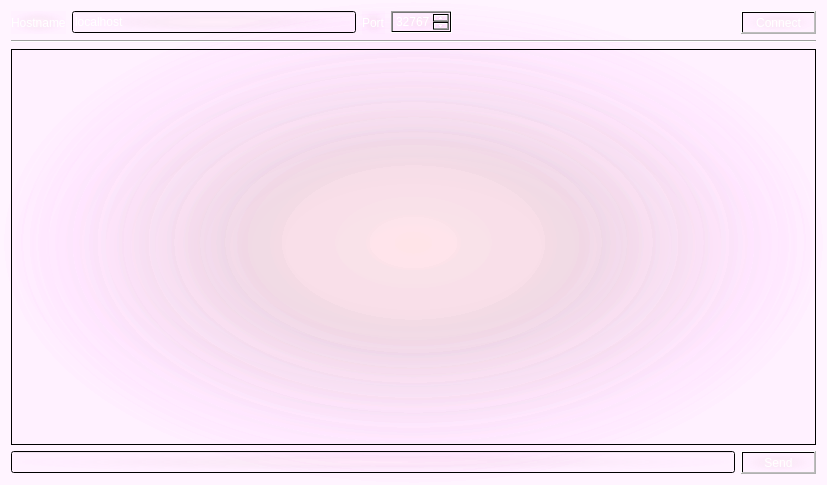
<?xml version="1.0" encoding="UTF-8"?>
<ui version="4.0">
 <class>chat</class>
 <widget class="QMainWindow" name="chat">
  <property name="geometry">
   <rect>
    <x>0</x>
    <y>0</y>
    <width>827</width>
    <height>485</height>
   </rect>  

  </property>
  <property name="windowTitle">
   <string>QSsl Chat Client</string>
  </property>
  <property name="styleSheet">
   <string notr="true">background-color: qradialgradient(spread:pad, cx:0.5, cy:0.5, radius:0.5, fx:0.5, fy:0.5, stop:0 rgba(255, 102, 125, 11), stop:0.423729 rgba(180, 47, 126, 13), stop:0.855932 rgba(255, 170, 255, 20), stop:1 rgba(255, 170, 255, 13));
color: rgb(255, 255, 255);</string>
  </property>
  <widget class="QWidget" name="centralWidget">
   <layout class="QVBoxLayout" name="verticalLayout">
    <item>
     <layout class="QHBoxLayout" name="horizontalLayout">
      <item>
       <widget class="QLabel" name="hostnameLabel">
        <property name="text">
         <string>Hostname</string>
        </property>
       </widget>
      </item>
      <item>
       <widget class="QLineEdit" name="hostnameLineEdit">
        <property name="text">
         <string>localhost</string>
        </property>
       </widget>
      </item>
      <item>
       <widget class="QLabel" name="portLabel">
        <property name="text">
         <string>Port</string>
        </property>
       </widget>
      </item>
      <item>
       <widget class="QSpinBox" name="portSpinBox">
        <property name="minimum">
         <number>1024</number>
        </property>
        <property name="maximum">
         <number>65535</number>
        </property>
        <property name="value">
         <number>32767</number>
        </property>
       </widget>
      </item>
      <item>
       <spacer name="horizontalSpacer">
        <property name="orientation">
         <enum>Qt::Horizontal</enum>
        </property>
        <property name="sizeHint" stdset="0">
         <size>
          <width>40</width>
          <height>20</height>
         </size>
        </property>
       </spacer>
      </item>
      <item>
       <widget class="QPushButton" name="connectDisconnectButton">
        <property name="enabled">
         <bool>false</bool>
        </property>
        <property name="text">
         <string>Connect</string>
        </property>
       </widget>
      </item>
     </layout>
    </item>
    <item>
     <widget class="Line" name="line">
      <property name="orientation">
       <enum>Qt::Horizontal</enum>
      </property>
     </widget>
    </item>
    <item>
     <widget class="QTextEdit" name="chatDisplayTextEdit">
      <property name="readOnly">
       <bool>true</bool>
      </property>
     </widget>
    </item>
    <item>
     <layout class="QHBoxLayout" name="horizontalLayout_2">
      <item>
       <widget class="QLineEdit" name="inputLineEdit">
        <property name="enabled">
         <bool>false</bool>
        </property>
       </widget>
      </item>
      <item>
       <widget class="QPushButton" name="sendButton">
        <property name="enabled">
         <bool>false</bool>
        </property>
        <property name="text">
         <string>Send</string>
        </property>
       </widget>
      </item>
     </layout>
    </item>
   </layout>
  </widget>
 </widget>
 <layoutdefault spacing="6" margin="11"/>
 <resources/>
 <connections>
  <connection>
   <sender>connectDisconnectButton</sender>
   <signal>clicked()</signal>
   <receiver>chat</receiver>
   <slot>connectDisconnectButtonPressed()</slot>
   <hints>
    <hint type="sourcelabel">
     <x>352</x>
     <y>21</y>
    </hint>
    <hint type="destinationlabel">
     <x>199</x>
     <y>149</y>
    </hint>
   </hints>
  </connection>
  <connection>
   <sender>sendButton</sender>
   <signal>clicked()</signal>
   <receiver>chat</receiver>
   <slot>sendButtonPressed()</slot>
   <hints>
    <hint type="sourcelabel">
     <x>352</x>
     <y>278</y>
    </hint>
    <hint type="destinationlabel">
     <x>199</x>
     <y>149</y>
    </hint>
   </hints>
  </connection>
 </connections>
 <slots>
  <slot>connectDisconnectButtonPressed()</slot>
  <slot>sendButtonPressed()</slot>
 </slots>
</ui>
